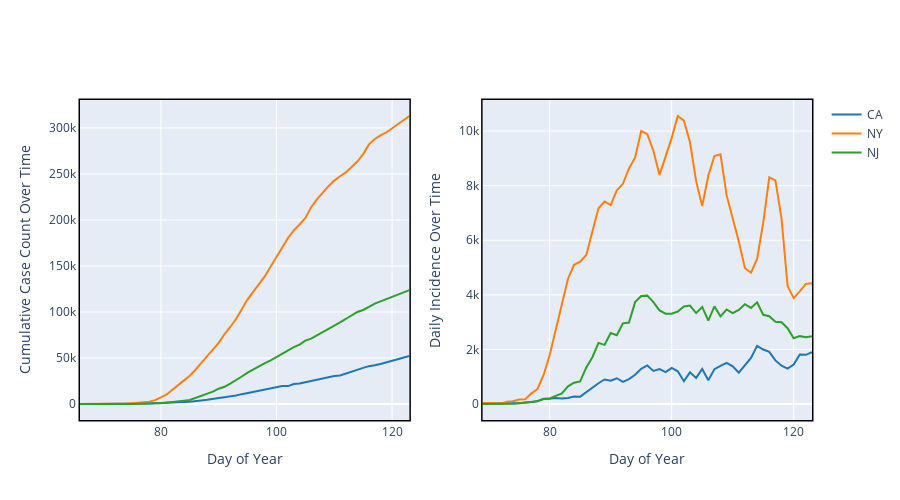

The code cell stored with this chart in its notebook:
### Markdown cell above
Let's now visualize some of our data! States first:

### Code cell
subset = ['CA','NY','NJ']
colors = pc.DEFAULT_PLOTLY_COLORS

fig = make_subplots(rows=1, cols=2)
for i,s in enumerate(subset):
    fig.add_trace(go.Scatter(name=s,x=x_data,y=states_cumulative[s],mode='lines',line_color=colors[i],showlegend=True),row=1,col=1)
    fig.add_trace(go.Scatter(name=s,x=x_data,y=states_inc_rolling3[s],mode='lines',line_color=colors[i],showlegend=False),row=1,col=2)

fig.update_layout(width=900,height=500)
fig.update_xaxes(title='Day of Year',showline=True, linewidth=1.5, linecolor='black', mirror=True)
fig.update_yaxes(showline=True, linewidth=1.5, linecolor='black', mirror=True)
fig.update_yaxes(title='Cumulative Case Count Over Time',row=1,col=1)
fig.update_yaxes(title='Daily Incidence Over Time',row=1,col=2)
fig.show()

### Figure 1 — Plotly figure (JSON) as saved in the notebook; plotly's stock layout.template omitted (floating-point values rounded to 4 significant figures)
{"data": [{"line": {"color": "rgb(31, 119, 180)"}, "mode": "lines", "name": "CA", "showlegend": true, "type": "scatter", "x": [123, 122, 121, 120, 119, 118, 117, 116, 115, 114, 113, 112, 111, 110, 109, 108, 107, 106, 105, 104, 103, 102, 101, 100, 99, 98, 97, 96, 95, 94, 93, 92, 91, 90, 89, 88, 87, 86, 85, 84, 83, 82, 81, 80, 79, 78, 77, 76, 75, 74, 73, 72, 71, 70, 69, 68, 67, 66], "xaxis": "x", "y": [52197, 50442, 48917, 46500, 45031, 43464, 42164, 41137, 39254, 37369, 35396, 33261, 30978, 30333, 28963, 27528, 26182, 24424, 23338, 22348, 21794, 19472, 19472, 18309, 16957, 15865, 14336, 13438, 12026, 10701, 9191, 8155, 7482, 6447, 5708, 4643, 3879, 3006, 2355, 2102, 1733, 1536, 1279, 1063, 924, 611, 483, 335, 293, 252, 202, 202, 157, 133, 114, 88, 69, 60], "yaxis": "y"}, {"line": {"color": "rgb(31, 119, 180)"}, "mode": "lines", "name": "CA", "showlegend": false, "type": "scatter", "x": [123, 122, 121, 120, 119, 118, 117, 116, 115, 114, 113, 112, 111, 110, 109, 108, 107, 106, 105, 104, 103, 102, 101, 100, 99, 98, 97, 96, 95, 94, 93, 92, 91, 90, 89, 88, 87, 86, 85, 84, 83, 82, 81, 80, 79, 78, 77, 76, 75, 74, 73, 72, 71, 70, 69, 68, 67, 66], "xaxis": "x2", "y": [1899, 1804.0, 1818.0, 1445.0, 1298, 1403.0, 1598.0, 1914.0, 1998.0, 2130.0, 1688.0, 1433.0, 1150, 1384.0, 1513, 1397.0, 1278, 876.7, 1289.0, 958.7, 1162.0, 838.3, 1202.0, 1324.0, 1173, 1280.0, 1212.0, 1416.0, 1290.0, 1073, 914.7, 815.7, 946.3, 856, 900.7, 762.7, 592.3, 424.3, 273, 274.3, 223.3, 204, 222.7, 193.3, 196.3, 106, 77, 44.33, 30.33, 31.67, 23, 29.33, 23, 21.33, 18], "yaxis": "y2"}, {"line": {"color": "rgb(255, 127, 14)"}, "mode": "lines", "name": "NY", "showlegend": true, "type": "scatter", "x": [123, 122, 121, 120, 119, 118, 117, 116, 115, 114, 113, 112, 111, 110, 109, 108, 107, 106, 105, 104, 103, 102, 101, 100, 99, 98, 97, 96, 95, 94, 93, 92, 91, 90, 89, 88, 87, 86, 85, 84, 83, 82, 81, 80, 79, 78, 77, 76, 75, 74, 73, 72, 71, 70, 69, 68, 67, 66], "xaxis": "x", "y": [312977, 308314, 304372, 299691, 295106, 291996, 288045, 282143, 271590, 263460, 257216, 251690, 247512, 242786, 236732, 229642, 222284, 213779, 202208, 195031, 188694, 180458, 170512, 159937, 149316, 138863, 130689, 122031, 113704, 102863, 92381, 83712, 75795, 66497, 59513, 52318, 44635, 37258, 30811, 25665, 20875, 15168, 10356, 7102, 4152, 2382, 1700, 950, 729, 524, 421, 216, 216, 173, 142, 105, 76, 33], "yaxis": "y"}, {"line": {"color": "rgb(255, 127, 14)"}, "mode": "lines", "name": "NY", "showlegend": false, "type": "scatter", "x": [123, 122, 121, 120, 119, 118, 117, 116, 115, 114, 113, 112, 111, 110, 109, 108, 107, 106, 105, 104, 103, 102, 101, 100, 99, 98, 97, 96, 95, 94, 93, 92, 91, 90, 89, 88, 87, 86, 85, 84, 83, 82, 81, 80, 79, 78, 77, 76, 75, 74, 73, 72, 71, 70, 69, 68, 67, 66], "xaxis": "x2", "y": [4429.0, 4403.0, 4125.0, 3882, 4321, 6802, 8195, 8309, 6633.0, 5316, 4810, 4986, 5957.0, 6834, 7651, 9145.0, 9084.0, 8362.0, 7250, 8173, 9586.0, 10380.0, 10550.0, 9749.0, 9095, 8386.0, 9275.0, 9883.0, 9997.0, 9023.0, 8628, 8066.0, 7826.0, 7287.0, 7418.0, 7169, 6323.0, 5461, 5214.0, 5103, 4591, 3672, 2658, 1801.0, 1067.0, 551, 392, 176.3, 171, 102.7, 82.67, 24.67, 37, 32.33, 36.33], "yaxis": "y2"}, {"line": {"color": "rgb(44, 160, 44)"}, "mode": "lines", "name": "NJ", "showlegend": true, "type": "scatter", "x": [123, 122, 121, 120, 119, 118, 117, 116, 115, 114, 113, 112, 111, 110, 109, 108, 107, 106, 105, 104, 103, 102, 101, 100, 99, 98, 97, 96, 95, 94, 93, 92, 91, 90, 89, 88, 87, 86, 85, 84, 83, 82, 81, 80, 79, 78, 77, 76, 75, 74, 73, 72, 71, 70, 69, 68, 67, 66], "xaxis": "x", "y": [123717, 121190, 118652, 116264, 113856, 111188, 109038, 105523, 102196, 99989, 95865, 92387, 88806, 85301, 81420, 78467, 75317, 71030, 68824, 64584, 61850, 58151, 54588, 51027, 47437, 44416, 41090, 37505, 34124, 29895, 25590, 22255, 18696, 16636, 13386, 11124, 8825, 6876, 4402, 3675, 2844, 1914, 1327, 890, 742, 427, 267, 178, 98, 50, 50, 30, 24, 15, 11, 6, 4, 1], "yaxis": "y"}, {"line": {"color": "rgb(44, 160, 44)"}, "mode": "lines", "name": "NJ", "showlegend": false, "type": "scatter", "x": [123, 122, 121, 120, 119, 118, 117, 116, 115, 114, 113, 112, 111, 110, 109, 108, 107, 106, 105, 104, 103, 102, 101, 100, 99, 98, 97, 96, 95, 94, 93, 92, 91, 90, 89, 88, 87, 86, 85, 84, 83, 82, 81, 80, 79, 78, 77, 76, 75, 74, 73, 72, 71, 70, 69, 68, 67, 66], "xaxis": "x2", "y": [2484.0, 2445.0, 2488, 2409.0, 2778.0, 2997.0, 3016.0, 3219.0, 3270.0, 3728.0, 3521.0, 3656.0, 3446.0, 3328, 3463.0, 3214.0, 3578.0, 3060, 3558.0, 3332, 3608.0, 3571.0, 3391.0, 3312.0, 3311.0, 3431.0, 3732.0, 3972.0, 3956.0, 3733, 2985.0, 2956.0, 2524, 2604.0, 2170, 2241.0, 1717.0, 1344, 829.3, 782.7, 651.3, 390.7, 300, 207.7, 188, 109.7, 72.33, 42.67, 22.67, 8.667, 11.67, 6.333, 6, 3.667, 3.333], "yaxis": "y2"}], "layout": {"height": 500, "width": 900, "xaxis": {"anchor": "y", "domain": [0, 0.45], "linecolor": "black", "linewidth": 1.5, "mirror": true, "showline": true, "title": {"text": "Day of Year"}}, "xaxis2": {"anchor": "y2", "domain": [0.55, 1], "linecolor": "black", "linewidth": 1.5, "mirror": true, "showline": true, "title": {"text": "Day of Year"}}, "yaxis": {"anchor": "x", "domain": [0, 1], "linecolor": "black", "linewidth": 1.5, "mirror": true, "showline": true, "title": {"text": "Cumulative Case Count Over Time"}}, "yaxis2": {"anchor": "x2", "domain": [0, 1], "linecolor": "black", "linewidth": 1.5, "mirror": true, "showline": true, "title": {"text": "Daily Incidence Over Time"}}}}
